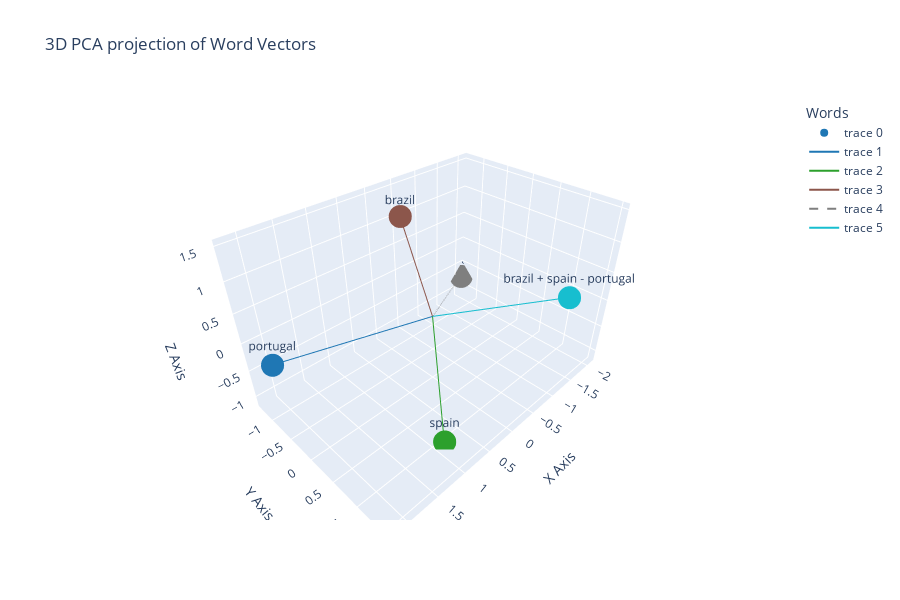

Write notebook code for a chart like this one.
### Markdown cell above
Now, how do we visualize 50 dimensions? We'll need to reduce the dimensionality of our vector space to something manageable! 

<div class="alert alert-block alert-info">
<b>Note: </b>
In this case, we will use Principal Component Analysis (PCA), a statistical procedure that utilizes orthogonal transformation to convert a set of observations of possibly correlated variables into a set of values of linearly uncorrelated variables called principal components. A better approach would be using t-SNE, but given we have a tiny number of samples, it makes little or no difference.
</div>

### Code cell
import plotly.graph_objects as go

# Perform PCA to reduce to 3 dimensions
pca = PCA(n_components=3)
reduced_vectors = pca.fit_transform(vectors)

# Generate a color map similar to matplotlib's tab10
colors = [f'rgba({r},{g},{b},{a})' for r, g, b, a in plt.cm.tab10(np.linspace(0, 1, len(words)))]

# Create a 3D scatter plot
fig = go.Figure()

# Add scatter plot
fig.add_trace(go.Scatter3d(x=reduced_vectors[:, 0], y=reduced_vectors[:, 1], z=reduced_vectors[:, 2],
                           mode='markers+text', text=words, marker=dict(color=colors), textposition="top center"))

# Optionally add lines from origin to each point if you need to mimic the quiver plot
# This is a bit more involved in Plotly, as you'll have to add a line for each point manually
for i, word in enumerate(words):
    linestyle = 'dash' if word == 'mexico' else 'solid'
    fig.add_trace(go.Scatter3d(x=[0, reduced_vectors[i, 0]], y=[0, reduced_vectors[i, 1]], z=[0, reduced_vectors[i, 2]],
                               mode='lines', line=dict(color=colors[i], dash=linestyle)))

# Set titles and labels
fig.update_layout(scene=dict(xaxis_title='X Axis', yaxis_title='Y Axis', zaxis_title='Z Axis'),
                  legend_title="Words", title="3D PCA projection of Word Vectors", height=600)

fig.show()

### Figure 1 — Plotly figure (JSON) as saved in the notebook; plotly's stock layout.template omitted (floating-point values rounded to 4 significant figures)
{"data": [{"marker": {"color": ["rgba(0.12156862745098039,0.4666666666666667,0.7058823529411765,1.0)", "rgba(0.17254901960784313,0.6274509803921569,0.17254901960784313,1.0)", "rgba(0.5490196078431373,0.33725490196078434,0.29411764705882354,1.0)", "rgba(0.4980392156862745,0.4980392156862745,0.4980392156862745,1.0)", "rgba(0.09019607843137255,0.7450980392156863,0.8117647058823529,1.0)"]}, "mode": "markers+text", "text": ["portugal", "spain", "brazil", "mexico", "brazil + spain - portugal"], "textposition": "top center", "type": "scatter3d", "x": [2.168, 0.8654, 0.1677, -2.066, -1.135], "y": [-0.859, 1.097, -0.4424, -1.309, 1.514], "z": [-0.1309, -1.122, 1.506, -0.7679, 0.5149]}, {"line": {"color": "rgba(0.12156862745098039,0.4666666666666667,0.7058823529411765,1.0)", "dash": "solid"}, "mode": "lines", "type": "scatter3d", "x": [0, 2.168], "y": [0, -0.859], "z": [0, -0.1309]}, {"line": {"color": "rgba(0.17254901960784313,0.6274509803921569,0.17254901960784313,1.0)", "dash": "solid"}, "mode": "lines", "type": "scatter3d", "x": [0, 0.8654], "y": [0, 1.097], "z": [0, -1.122]}, {"line": {"color": "rgba(0.5490196078431373,0.33725490196078434,0.29411764705882354,1.0)", "dash": "solid"}, "mode": "lines", "type": "scatter3d", "x": [0, 0.1677], "y": [0, -0.4424], "z": [0, 1.506]}, {"line": {"color": "rgba(0.4980392156862745,0.4980392156862745,0.4980392156862745,1.0)", "dash": "dash"}, "mode": "lines", "type": "scatter3d", "x": [0, -2.066], "y": [0, -1.309], "z": [0, -0.7679]}, {"line": {"color": "rgba(0.09019607843137255,0.7450980392156863,0.8117647058823529,1.0)", "dash": "solid"}, "mode": "lines", "type": "scatter3d", "x": [0, -1.135], "y": [0, 1.514], "z": [0, 0.5149]}], "layout": {"height": 600, "legend": {"title": {"text": "Words"}}, "scene": {"xaxis": {"title": {"text": "X Axis"}}, "yaxis": {"title": {"text": "Y Axis"}}, "zaxis": {"title": {"text": "Z Axis"}}}, "title": {"text": "3D PCA projection of Word Vectors"}}}
